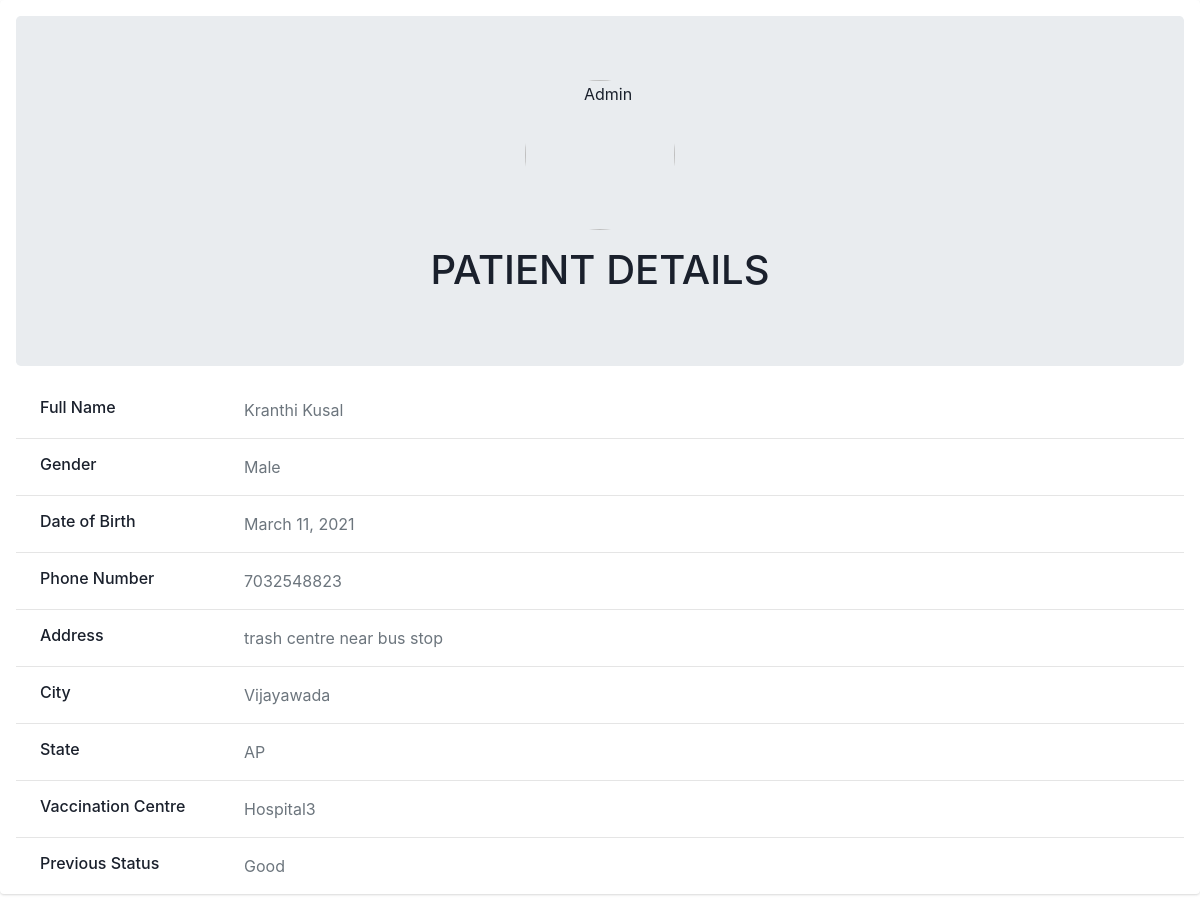
The page /vc/report/showpatient/2/ (signed in) on the database its author committed.
### C19V/models.py (models this page shows, shortened)
class VaccinatedPerson(models.Model):
    GENDER_CHOICES = (('M','Male'),('F','Female'))
    user = models.OneToOneField(User,on_delete=CASCADE)
    name = models.CharField(max_length=50,null=True)
    gender = models.CharField(max_length=1,choices=GENDER_CHOICES,null=True)
    dob = models.DateField(null=True)
    phone_no =models.CharField(max_length=10,null=True)
    address = models.TextField(max_length=128,null=True)
    city = models.CharField(max_length=50,null=True)
    state = models.CharField(max_length=50,null=True)
    date_created = models.DateTimeField(auto_now_add=True)
    centre = models.CharField(max_length=50,null=True)

class Status(models.Model):
    STATUS = (('Good','Feeling good'),('Ok','Feeling somewhat good'),('Bad','Feeling Bad'))
    status = models.CharField(max_length=4,choices=STATUS)
    person = models.ForeignKey(VaccinatedPerson,on_delete=models.CASCADE)
    date = models.DateField(auto_now_add=True)
    time = models.TimeField(auto_now_add=True)

### C19V/views.py (the view)
# urls.py: path('vc/report/showpatient/<str:pk>/',views.show,name='show_patient'),                     # to show a particular vaccination person details
@decorators.VC_required(login_url='loginvc')
def show(request,pk):
   person = models.VaccinatedPerson.objects.get(id=pk)
   status = models.Status.objects.filter(person=person).last()
   context={'person':person ,'status':status}
   return render(request,'showpatient.html',context)

### C19V/templates/showpatient.html (shortened to what this page needs)
{% load static %}
<link rel="stylesheet" href="https://stackpath.bootstrapcdn.com/bootstrap/4.3.1/css/bootstrap.min.css">
<link rel="stylesheet" type="text/css" href="{% static '/css/patient_home.css'%}">
<centre>
    <div class="container-md-8">
      <div class="card mb-3">
        <div class="card-body">
          <div class="jumbotron align-items-center text-center">
            <img src="https://bootdey.com/img/Content/avatar/avatar7.png" alt="Admin" class="rounded-circle" width="150">
            <div class="mt-3">
              <h1>PATIENT DETAILS</h1>
            </div>
          </div>
          <div class="row">
            <div class="col-sm-3">
              <h6 class="mb-0 pl-4">Full Name</h6>
            </div>
            <div class="col-sm-9 pl-4 text-secondary">
              {{ person.name }}
            </div>
          </div>
          <hr>
          <div class="row">
            <div class="col-sm-3">
              <h6 class="mb-0 pl-4">Gender</h6>
            </div>
            <div class="col-sm-9 pl-4 text-secondary">
              {% if person.gender == 'M' %}
                Male
              {% else %}
                Female
              {% endif %}
            </div>
          </div>
          <hr>
          <div class="row">
            <div class="col-sm-3">
              <h6 class="mb-0 pl-4">Date of Birth</h6>
            </div>
            <div class="col-sm-9 pl-4 text-secondary">
              {{person.dob | date}}
            </div>
          </div>
          <hr>
          <div class="row">
            <div class="col-sm-3">
              <h6 class="mb-0 pl-4">Phone Number</h6>
            </div>
            <div class="col-sm-9 pl-4 text-secondary">
              {{person.phone_no}}
            </div>
          </div>
          <hr>
          <div class="row">
            <div class="col-sm-3">
              <h6 class="mb-0 pl-4">Address</h6>
            </div>
            <div class="col-sm-9 pl-4 text-secondary">
              {{person.address}}
            </div>
          </div>
          <hr>
          <div class="row">
            <div class="col-sm-3">
              <h6 class="mb-0 pl-4">City</h6>
            </div>
            <div class="col-sm-9 pl-4 text-secondary">
              {{person.city}}
            </div>
          </div>
          <hr>
          <div class="row">
            <div class="col-sm-3">
              <h6 class="mb-0 pl-4">State</h6>
            </div>
            <div class="col-sm-9 pl-4 text-secondary">
              {{ person.state }}
            </div>
          </div>
          <hr>
          <div class="row">
            <div class="col-sm-3">
              <h6 class="mb-0 pl-4">Vaccination Centre</h6>
            </div>
            <div class="col-sm-9 pl-4 text-secondary">
              {{ person.centre }}
            </div>
          </div>
          <hr>
          <div class="row">
            <div class="col-sm-3">
              <h6 class="mb-0 pl-4">Previous Status</h6>
            </div>
            <div class="col-sm-9 pl-4 text-secondary">
              {{status.status}}
            </div>
          </div>
        </div>
      </div>
    </div>
  </centre>

### C19V/static/css/patient_home.css (style rules this page uses)
.card { box-shadow: 0 1px 3px 0 rgba(0, 0, 0, .1), 0 1px 2px 0 rgba(0, 0, 0, .06); }
.card { position: relative; display: flex; flex-direction: column; min-width: 0; word-wrap: break-word; background-color: white; background-clip: border-box; border: 0 solid rgba(0, 0, 0, .125); border-radius: .25rem; }
.row { width: 75%; }
.card-body { flex: 1 1 auto; min-height: 1px; padding: 1rem; }
.mb-3, .my-3 { margin-bottom: 1rem!important; }

### rows shown on the page
VaccinatedPerson: name "Kranthi Kusal", dob "March 11, 2021", phone_no "7032548823", address "trash centre near bus stop", city "Vijayawada", state "AP", centre "Hospital3"
Status: status "Good"
